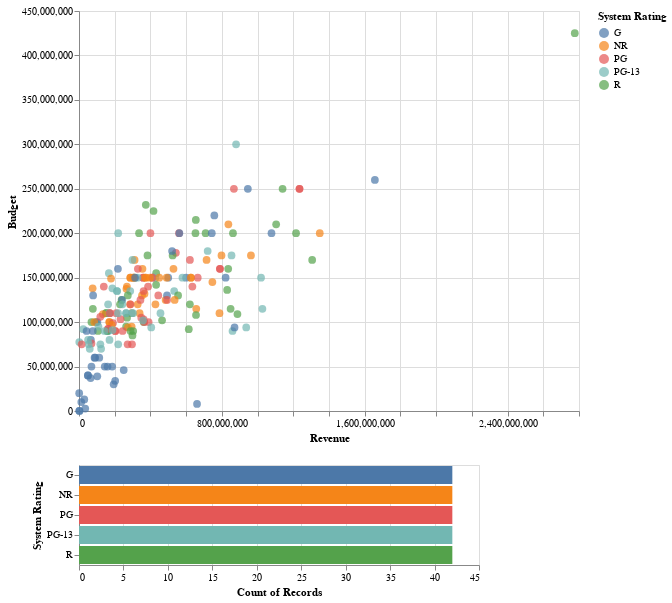

Notebook code cell kept with this figure:
### Code cell
#scatter graph
brush = alt.selection(type='interval')# to reate the selction box
points=alt.Chart(dataframe2).mark_circle(size=60).encode(
    x="Revenue:Q",# x-axis
    y='Budget',# y-axis
    color='System Rating', # color based on system rating put into category
    # interactive when the pionts are hovered the name, budget, revenue and system rating shows up
    tooltip=['Name','System Rating','Budget of Movie','Revenue of Movie']
).properties(height=400,width=500).add_selection(brush)# the size of graph

# histogram chart
bars=alt.Chart(dataframe2).mark_bar().encode(
        y='System Rating:N',# y-axis
        color='System Rating:N',# color put into groups based on system ratings
        x='count(Revenue):Q').transform_filter(brush)# x-axis
points&bars# graphs combined together

### Figure 1 — Vega-Lite specification as saved in the notebook (floating-point values rounded to 4 significant figures; data arrays with more than 128 entries replaced by an {"elided": "..."} marker saying what was removed)
{"config": {"view": {"continuousWidth": 400, "continuousHeight": 300}}, "vconcat": [{"mark": {"type": "circle", "size": 60}, "encoding": {"color": {"type": "nominal", "field": "System Rating"}, "tooltip": [{"type": "nominal", "field": "Name"}, {"type": "nominal", "field": "System Rating"}, {"type": "nominal", "field": "Budget of Movie"}, {"type": "nominal", "field": "Revenue of Movie"}], "x": {"type": "quantitative", "field": "Revenue"}, "y": {"type": "quantitative", "field": "Budget"}}, "height": 400, "selection": {"selector002": {"type": "interval"}}, "width": 500}, {"mark": "bar", "encoding": {"color": {"type": "nominal", "field": "System Rating"}, "x": {"type": "quantitative", "aggregate": "count", "field": "Revenue"}, "y": {"type": "nominal", "field": "System Rating"}}, "transform": [{"filter": {"selection": "selector002"}}]}], "data": {"name": "data-5c41fb5df1ca9fa08faeb7e52a9eb4c5"}, "$schema": "https://vega.github.io/schema/vega-lite/v4.8.1.json", "datasets": {"data-5c41fb5df1ca9fa08faeb7e52a9eb4c5": {"elided": "210 records"}}}
